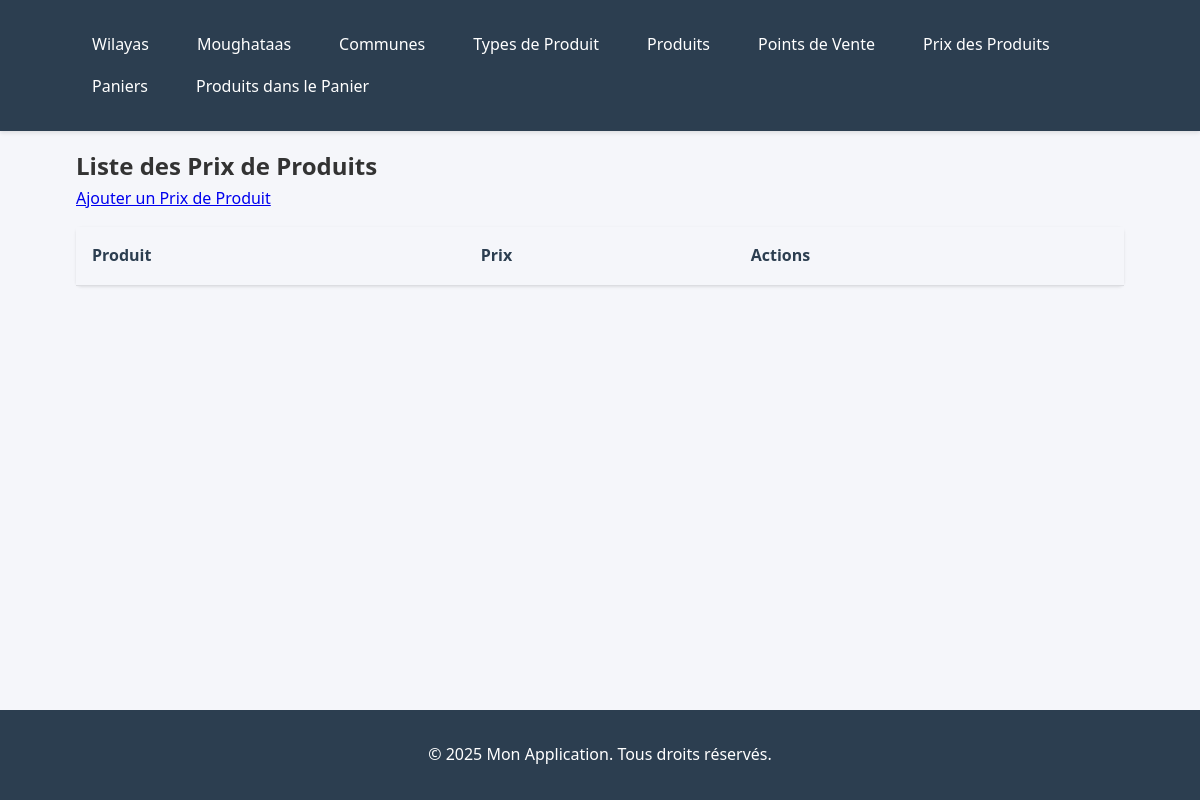
The page /prix-de-produit/ on the database as committed earlier.
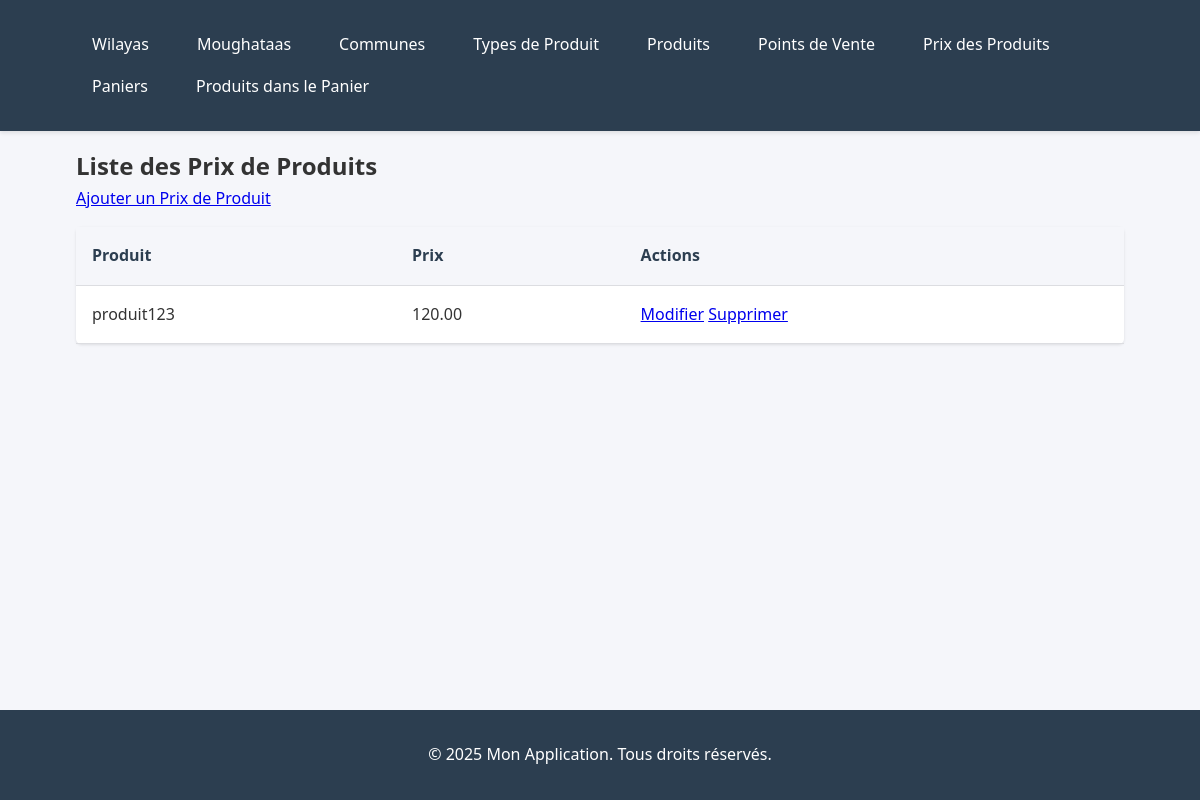
The same page on the database as committed later.
### incp/models.py (models this page shows, shortened)
class ProductPrice(models.Model):
    product = models.ForeignKey(Product, on_delete=models.PROTECT, related_name='prices')
    point_of_sale = models.ForeignKey(PointOfSale, on_delete=models.PROTECT, related_name='product_prices')
    value = models.DecimalField(max_digits=10, decimal_places=2)
    date_from = models.DateField()
    date_to = models.DateField(null=True, blank=True)

class Product(models.Model):
    code = models.CharField(max_length=50, unique=True, validators=[MinLengthValidator(2)])
    name = models.CharField(max_length=200)
    description = models.TextField(blank=True, null=True)
    unit_measure = models.CharField(max_length=50)
    product_type = models.ForeignKey(ProductType, on_delete=models.PROTECT, related_name='products')
    def __str__(self):
        return self.name

### incp/views.py (the view)
# urls.py: path('prix-de-produit/', ProductPriceListeView.as_view(), name='prixdeproduit_list'),
class ProductPriceListeView(ListView):
    model = ProductPrice
    template_name = "prix_de_produit/prix_de_produit_liste.html"

### incp/templates/prix_de_produit/prix_de_produit_liste.html
{% extends "base.html" %}
{% block content %}
  <h2>Liste des Prix de Produits</h2>
  <a href="{% url 'prixdeproduit_create' %}">Ajouter un Prix de Produit</a>
  <table>
    <tr>
      <th>Produit</th>
      <th>Prix</th>
      <th>Actions</th>
    </tr>
    {% for prix_de_produit in object_list %}
      <tr>
        <td>{{ prix_de_produit.product}}</td>
        <td>{{ prix_de_produit.value }}</td>
        <td>
          <a href="{% url 'prixdeproduit_update' prix_de_produit.pk %}">Modifier</a>
          <a href="{% url 'prixdeproduit_delete' prix_de_produit.pk %}">Supprimer</a>
        </td>
      </tr>
    {% endfor %}
  </table>
{% endblock %}

Rows that differ between the two databases and show on the page:
added ProductPrice: product "produit123", value "120.00"
